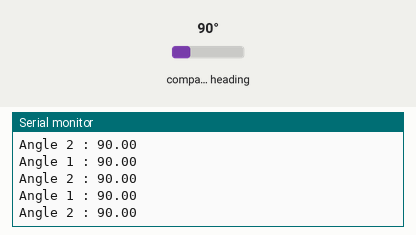
Simulated run of this sketch. Board: Arduino Uno, built for the host (arithmetic inside an expression is 32-bit, double 64-bit). Shown: the last lines printed to the serial monitor. Wiring (inferred from the names in the program): AS5600 angle sensor at I2C address 0x36. The inputs (shaded band) are chosen by the test bench; at power-on: compass heading 90°.

Above: at 1.2 s.
1.3 s: compass heading set to 7°
At 1.35 s:
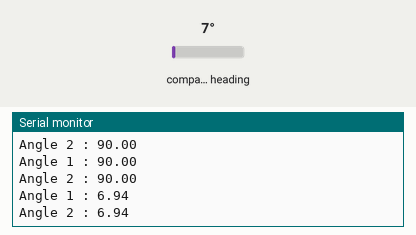
2.8 s: compass heading set to 180°
At 2.83 s:
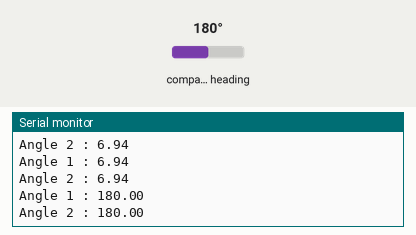
Timing chart, 0 to 5.8 s (numbered marks = the images above; inputs shaded):
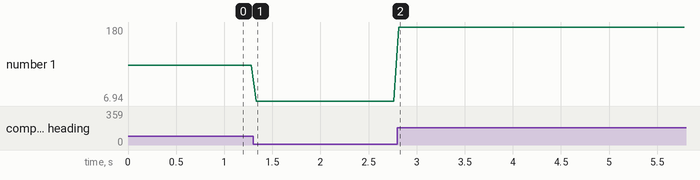

Measured:
- after the input at 1.3 s, the serial monitor: prints a new line at once (image 1)
- after the input at 2.8 s, the serial monitor: prints a new line at once (image 2)
- plotted number 1: 90 → 6.94 after the input at 1.3 s, 6.94 → 180 after the input at 2.8 s

The sketch:

encoder_check.ino
```cpp
#include <Wire.h>

// I2C addresses and registers
#define AS5600_ADDR 0x36
#define ANGLE_REG_H 0x0E
#define ANGLE_REG_L 0x0F

// Define the I2C buses
TwoWire I2C_0 = TwoWire(0); // Primary I2C bus
TwoWire I2C_1 = TwoWire(1); // Secondary I2C bus

int16_t raw_angle_1, raw_angle_2;
float angle_1, angle_2;
float offset_1 = 0;
float offset_2 = 0;

void setup() {
  // Initialize I2C communication on both buses
  I2C_0.begin(18, 19);  // SDA, SCL pins for I2C_0
  I2C_1.begin(21, 22);   // SDA, SCL pins for I2C_1
  Serial.begin(9600); // Match the baud rate with Python
}

void readAngle(TwoWire &i2c_bus, int16_t &raw_angle, float &angle, float &offset) {
  // Request data from the AS5600
  i2c_bus.beginTransmission(AS5600_ADDR);
  i2c_bus.write(ANGLE_REG_H);
  i2c_bus.endTransmission(false);
  i2c_bus.requestFrom((uint8_t)AS5600_ADDR, (size_t)2, true);

  // Read the angle data (2 bytes)
  uint8_t angle_high = i2c_bus.read();
  uint8_t angle_low = i2c_bus.read();

  // Combine high and low bytes
  raw_angle = (angle_high << 8) | angle_low;

  // Convert raw angle to a range of -180 to 180 degrees
  // The AS5600 gives a 12-bit value (0 to 4095)
  // By subtracting 2048, we get a range of -2048 to 2047
  // Then, we scale it to -180 to 180 degrees
  //angle = (float)(raw_angle - 2048) * 180.0 / 2048.0;

  angle = (float)(raw_angle)*360/4096.0;
  angle = angle - offset;
}

void loop() {
  readAngle(I2C_0, raw_angle_1, angle_1, offset_1);
  readAngle(I2C_1, raw_angle_2, angle_2, offset_2);

  Serial.print("Angle 1 : ");
  Serial.println(angle_1);
  Serial.print("Angle 2 : ");
  Serial.println(angle_2);

  delay(50); // Short delay to avoid overwhelming the serial output
}
```
